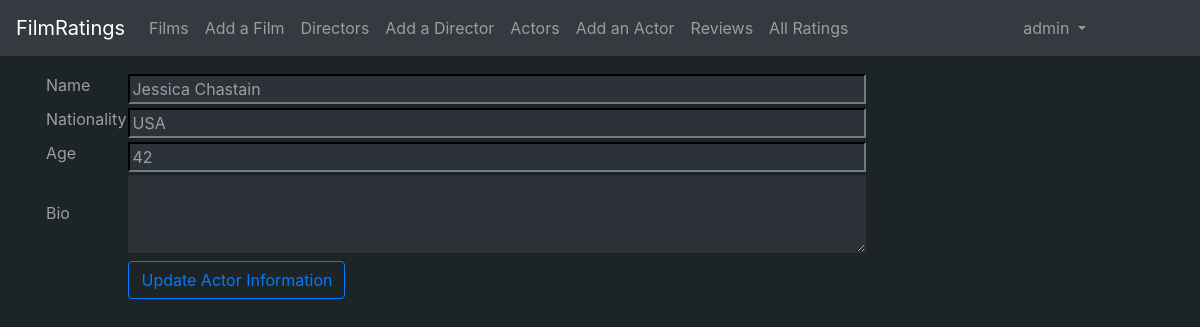
Screenshot of /actors/1/edit (signed in) with the database file from the repository.
### application/auth/models.py (models this page shows, shortened)
class User(Base):
    __tablename__ = "account"
    name= db.Column(db.String(144), nullable=False)
    username = db.Column(db.String(144), nullable=False)
    password = db.Column(db.String(144), nullable=False)
    urole = db.Column(db.String(80), nullable = False)
    bio = db.Column(db.String(1200), nullable = True)
    ratings = db.relationship("Rating", cascade="all, delete-orphan")
    def role(self):
        return self.urole

### application/actors/models.py (models this page shows, shortened)
class Actor(Base):
    name = db.Column(db.String(400), nullable=False)
    nationality = db.Column(db.String(400), nullable = True)
    age = db.Column(db.String(3), nullable = True)
    bio = db.Column(db.String(1200), nullable = True)
    films = db.relationship("FilmActor", cascade="all, delete-orphan")

### application/actors/views.py (the view)
@app.route("/actors/<actor_id>/edit", methods=["GET"])
@login_required(role="ADMIN")
def actors_edit(actor_id):
    formtorender = ActorForm()
    actor = Actor.query.get(actor_id)
    formtorender.name.data = actor.name
    formtorender.age.data = actor.age
    formtorender.nationality.data = actor.nationality
    formtorender.bio.data = actor.bio
    return render_template("actors/update.html", form=formtorender, actor_id = actor_id)

### application/actors/forms.py
class ActorForm(FlaskForm):
    name = StringField("Name", [validators.Length(min=1)])
    nationality = StringField("Nationality")
    age = StringField("Age", [validators.Length(max=3)])
    bio = TextAreaField("Bio", [validators.optional(), validators.Length(max=1200)])
    class Meta:
        csrf = False

### application/__init__.py (called while the page is built)
def login_required(role="ANY"):
    def wrapper(fn):
        @wraps(fn)
        def decorated_view(*args, **kwargs):
            if not current_user:
                return login_manager.unauthorized()
            if not current_user.is_authenticated:
                return login_manager.unauthorized()
            unauthorized = False
            if role != "ANY":
                unauthorized = True
            if current_user.role() == role:
                unauthorized = False
            if unauthorized:
                return login_manager.unauthorized()
            return fn(*args, **kwargs)
        return decorated_view
    return wrapper

@login_manager.user_loader
def load_user(user_id):
    return User.query.get(user_id)

### application/templates/actors/update.html (shortened to what this page needs)
{% extends "layout.html" %}
{% block body %}
<form method="POST" action="{{url_for('actors_update', actor_id = actor_id) }}">
    <table>
        <tr>
            <td>
                {{ form.name.label(style="color:#999fa3")}}
            </td>
            <td>
                {{ form.name(style="width:100%;background-color:#2c3238;color:#999fa3;border-color:#292F33")}}
            </td>
            <td>
            </td>
        </tr>
        <tr>
            <td>
                {{ form.nationality.label(style="color:#999fa3")}}
            </td>
            <td>
                {{form.nationality(style="width:100%;background-color:#2c3238;color:#999fa3;border-color:#292F33")}}
            </td>
        </tr>
        <tr>
            <td>
                {{form.age.label(style="color:#999fa3")}}
            </td>
            <td>
                {{form.age(style="width:100%;background-color:#2c3238;color:#999fa3;border-color:#292F33")}}
            </td>
        </tr>
        <tr>
            <td>
                {{form.bio.label(style="color:#999fa3")}}
            </td>
            <td>
                {{form.bio(cols=70, rows=3, style="width:100%;background-color:#2c3238;color:#999fa3;border-color:#292F33")}}
            </td>
        </tr>
        <tr><td></td>
            <td colspan="2">
                <Button type="submit" class="btn btn-outline-primary">Update Actor Information</Button>
            </td>
        </tr>
    </table>
</form>
{% endblock %}

### application/templates/layout.html (shortened to what this page needs)
<!DOCTYPE html>
<html>
  <head>
    <link rel="stylesheet" href="https://maxcdn.bootstrapcdn.com/bootstrap/4.0.0/css/bootstrap.min.css"
>
  </head>
  <body style="background-color:rgb(28, 36, 40); color:#d9dee0">
    <nav class="navbar navbar-expand-md navbar-dark bg-dark fixed-top mb-4">
      <a href="/" class="navbar-brand" href="#">FilmRatings</a>
      <div class="collapse navbar-collapse" id="navbarCollapse">
        <ul class="navbar-nav mr-auto">
          <li class="nav-item">
            <a class="nav-link" href="{{ url_for('films_index') }}">Films</a>
          </li>
          {% if current_user.urole == "ADMIN" %}
            <li class="nav-item">
              <a class="nav-link" href="{{ url_for('films_form') }}">Add a Film</a>
            </li>
          {% endif %}
          <li class="nav-item">
            <a class="nav-link" href="{{url_for('directors_index') }}">Directors</a>
          </li>
          {% if current_user.urole == "ADMIN" %}
            <li class="nav-item">
              <a class="nav-link" href="{{url_for('directors_form') }}">Add a Director</a>
            </li>
          {% endif %}
          <li class="nav-item">
            <a class="nav-link" href="{{url_for('actors_index') }}">Actors</a>
          </li>
          {% if current_user.urole == "ADMIN" %}
            <li class="nav-item">
              <a class="nav-link" href="{{url_for('actors_form') }}">Add an Actor</a>
            </li>
          {% endif %}
            <li class="nav-item">
              <a class="nav-link" href="{{url_for('reviews_index') }}">Reviews</a>
            </li>
          {% if current_user.urole == "ADMIN" %}
            <li class="nav-item">
              <a class="nav-link" href="{{url_for('ratings_index') }}">All Ratings</a>
            </li>
          {% endif %}
        </ul>
        <div class ="form-inline ">
            <ul class="navbar-nav mr-auto">
            {% if current_user.is_authenticated %}
            <li class="nav-item dropdown">
                <a class="nav-link dropdown-toggle" href="#" id="navbarDropdown" role="button" data-toggle="dropdown" aria-haspopup="true" aria-expanded="false">
                  {{current_user.name}}
                </a>
            </li>
            </ul>
            <div class="col-sm"></div>
            <div class="col-sm"></div>
            <div class="col-sm"></div>
            {% endif %}
        </div>
      </div>
    </nav>
    <br/><br/><br/>
    <main role="main" class="container">
      {% block body %}{% endblock %}
    </main>
  </body>
</html>

### rows the page displays
User: name "admin"
Actor: name "Jessica Chastain", nationality "USA", age "42"
